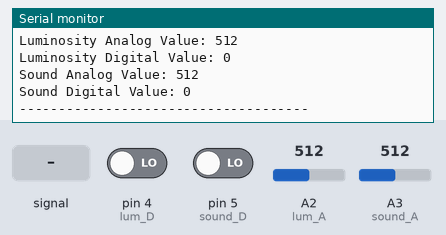
A sketch run on a simulated Arduino Uno, built with avr-gcc and run on an emulated ATmega328P. Parts: the last lines printed to the serial monitor. The inputs (shaded band) are chosen by the test bench; at power-on: A2 (lum_A) = 512, A3 (sound_A) = 512, pin 4 (lum_D) LOW, pin 5 (sound_D) LOW.

Above: at 1.8 s.
1.9 s: A3 (sound_A) fed a 200 Hz sine of ±81 counts around its level
3.4 s: A2 (lum_A) set to 716
At 4.7 s:
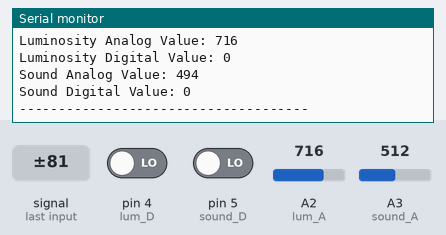
4.9 s: A3 (sound_A) set to 716
At 5.8 s:
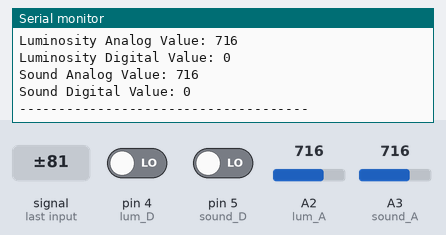
6.4 s: pin 4 (lum_D) driven HIGH
7.9 s: pin 5 (sound_D) driven HIGH
9.4 s: A3 (sound_A) fed a 1000 Hz sine of ±255 counts around its level
Timing chart, 0 to 11.9 s (numbered marks = the images above; inputs shaded):
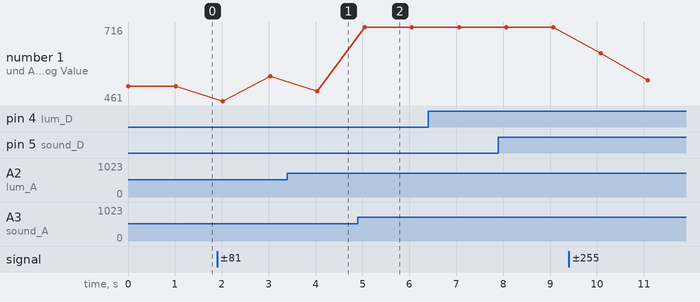

The sketch:

Luminosity_sound.ino
```cpp
int lum_A = 2;
int lum_D = 4;
int sound_A = 3;
int sound_D = 5;

int lum_analog_value = 0;
int lum_digital_value = 0;
int sound_analog_value = 0;
int sound_digital_value = 0;

void setup() {
  Serial.begin(115200);
  Serial.println("Testing luminosity and sound sensors");
  pinMode(lum_A, INPUT);
  pinMode(lum_D, INPUT);
  pinMode(sound_A, INPUT);
  pinMode(sound_D, INPUT);
}

void loop() {
  lum_analog_value = analogRead(lum_A);
  lum_digital_value = digitalRead(lum_D);
  sound_analog_value = analogRead(sound_A);
  sound_digital_value = digitalRead(sound_D);
  Serial.print("Luminosity Analog Value: ");
  Serial.println(lum_analog_value);
  Serial.print("Luminosity Digital Value: ");
  Serial.println(lum_digital_value);
  Serial.print("Sound Analog Value: ");
  Serial.println(sound_analog_value);
  Serial.print("Sound Digital Value: ");
  Serial.println(sound_digital_value);
  Serial.println("-------------------------------------\n");
  delay(1000);
}
```

Measured:
- after the input at 3.4 s, the serial monitor: prints a new line after 0.63 s (image 1)
- after the input at 4.9 s, the serial monitor: prints a new line after 0.15 s (image 2)
- plotted number 1: 512 → 547 after the input at 1.9 s, 716 → 532 after the input at 9.4 s
